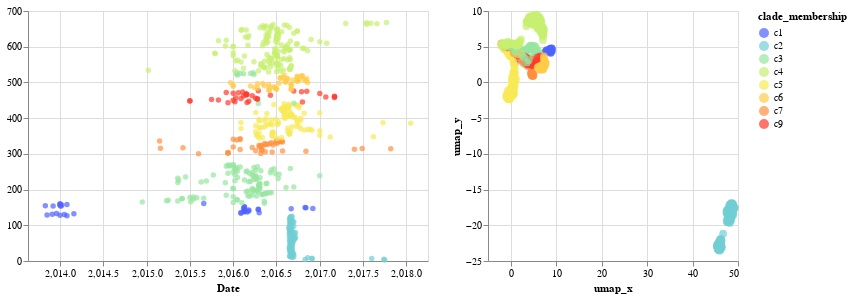

The notebook cell this image was saved under:
### Code cell
list_of_data_and_titles = ['umap_x','umap_y']
list_of_chart = linking_tree_with_plots_brush(
    UMAP_df,
    list_of_data_and_titles,
    list_of_data_and_titles,
    'clade_membership:N',
    ["clade_membership:N","strain:N"],
    domain,
    range_
)
chart = list_of_chart[0]|list_of_chart[1]
chart
#chart.save("docs/UMAP" + virus_name + "Brush.html")
#chart.save("docs/UMAP" + virus_name + "Brush.png", scale_factor=2.0)

### Figure 1 — Vega-Lite specification as saved in the notebook (floating-point values rounded to 4 significant figures; data arrays with more than 128 entries replaced by an {"elided": "..."} marker saying what was removed)
{"config": {"view": {"continuousWidth": 400, "continuousHeight": 300}}, "hconcat": [{"mark": "circle", "encoding": {"color": {"condition": {"type": "nominal", "field": "clade_membership", "scale": {"domain": ["c1", "c2", "c3", "c4", "c5", "c6", "c7", "c9"], "range": ["#4f61ff", "#71cfd4", "#97e59f", "#c7f071", "#f8e957", "#ffcc49", "#ff903e", "#ff3b2d", "#58a3fd"]}, "selection": "selector005"}, "value": "gray"}, "tooltip": [{"type": "nominal", "field": "clade_membership"}, {"type": "nominal", "field": "strain"}], "x": {"type": "quantitative", "field": "date", "scale": {"domain": [2014.0, 2018.0]}, "title": "Date"}, "y": {"type": "quantitative", "field": "y", "title": ""}}, "height": 250, "selection": {"selector005": {"type": "interval", "resolve": "global"}}, "width": 400}, {"mark": {"type": "circle", "size": 60}, "encoding": {"color": {"condition": {"type": "nominal", "field": "clade_membership", "scale": {"domain": ["c1", "c2", "c3", "c4", "c5", "c6", "c7", "c9"], "range": ["#4f61ff", "#71cfd4", "#97e59f", "#c7f071", "#f8e957", "#ffcc49", "#ff903e", "#ff3b2d", "#58a3fd"]}, "selection": "selector005"}, "value": "gray"}, "tooltip": [{"type": "nominal", "field": "clade_membership"}, {"type": "nominal", "field": "strain"}], "x": {"type": "quantitative", "field": "umap_x", "title": "umap_x"}, "y": {"type": "quantitative", "field": "umap_y", "title": "umap_y"}}, "height": 250, "selection": {"selector005": {"type": "interval", "resolve": "global"}}, "width": 250}], "data": {"name": "data-e1d85279a2d87bc25601ba3b1d618c26"}, "$schema": "https://vega.github.io/schema/vega-lite/v4.8.1.json", "datasets": {"data-e1d85279a2d87bc25601ba3b1d618c26": {"elided": "668 records"}}}
